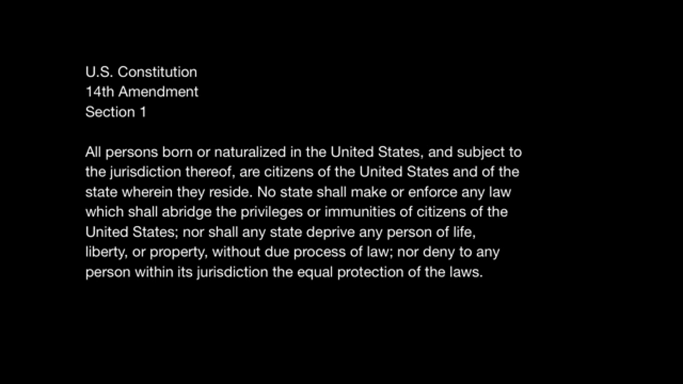
#> input picture LectureLikenessPrediction-master/MR2/thumbnails-01.png, 1366 x 768 px, found by its file name (shown at 1/2 size)
$ python image.py
#> lines starting #> are read from the running program, lines starting #| are printed output that depends on the picture; after the words box and inside, x2 and y2 are one past the last pixel; in counts of white or black regions, pixels touching at a corner belong together
# Your code
import numpy as np
import cv2

im = cv2.imread('MR1/thumbnails-01.png')
#> im is the input picture: shape (768, 1366, 3); min 0, max 255, mean 9.3
imgray = cv2.cvtColor(im,cv2.COLOR_BGR2GRAY)
ret,thresh = cv2.threshold(imgray,127,255,0)
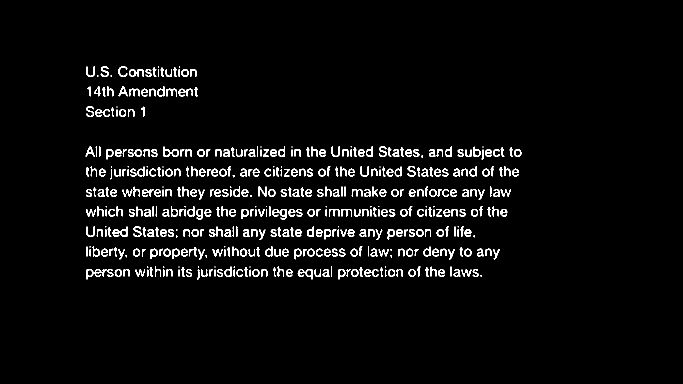
#> thresh: shape (768, 1366) (shown at 1/2 size); 3.6% white in thin lines or dots, all inside (x1, y1, x2, y2) = (171, 132, 1043, 559)

## Step #1 - Detect contours using both methods on the same image
contours1, _ = cv2.findContours(thresh,cv2.RETR_TREE,cv2.CHAIN_APPROX_NONE)
#> contours1 = 607 contours, 70 with area under 20; largest, box (x1, y1, x2, y2) and area: (559, 418, 574, 439) 192, (939, 333, 954, 354) 191, (301, 497, 316, 518) 190, (326, 293, 341, 314) 190, (676, 538, 691, 559) 188
contours2, _ = cv2.findContours(thresh,cv2.RETR_TREE,cv2.CHAIN_APPROX_SIMPLE)
#> contours2 has the same summary as contours1

### Step #2 - Reshape to 2D matrices
contours1 = contours1[0].reshape(-1,2)
#> contours1 = [[961, 550], [961, 551], [961, 552], [962, 552], [963, 552], [963, 551], [962, 550]]
contours2 = contours2[0].reshape(-1,2)
#> contours2 = [[961, 550], [961, 552], [963, 552], [963, 551], [962, 550]]

### Step #3 - Draw the points as individual circles in the image
img1 = im.copy()
img2 = im.copy()

for (x, y) in contours1:
    cv2.circle(img1, (x, y), 1, (255, 0, 0), 3)
#> this loop made 7 passes
#> img1: shape (768, 1366, 3); 0.01% of pixels changed, all inside (x1, y1, x2, y2) = (958, 547, 967, 556)

for (x, y) in contours2:
    cv2.circle(img2, (x, y), 1, (255, 0, 0), 3)
#> this loop made 5 passes
out = np.hstack([img1, img2])
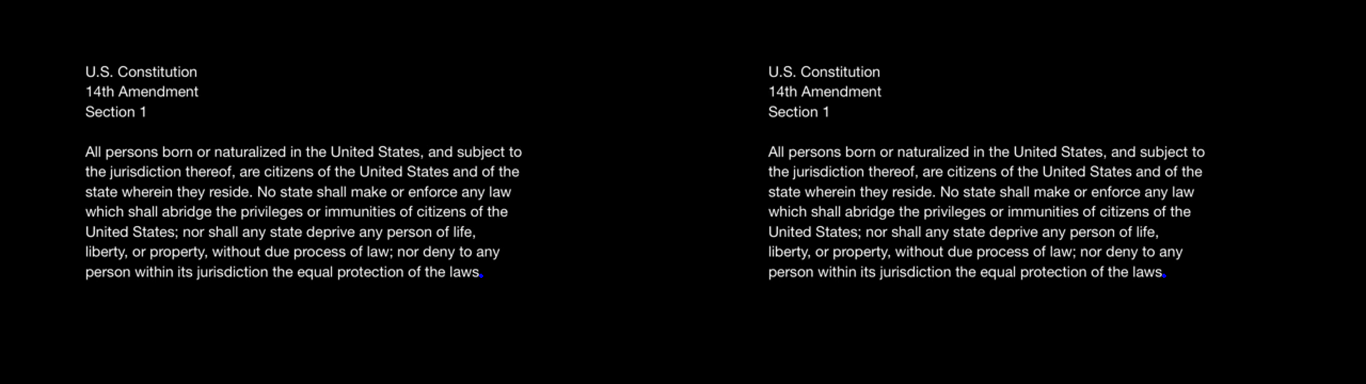
#> out: shape (768, 2732, 3) (shown at 1/2 size); mean B, G, R 9.3, 9.3, 9.3

# Now show the image
cv2.imshow('Output', out)
cv2.waitKey(0)
cv2.destroyAllWindows()
